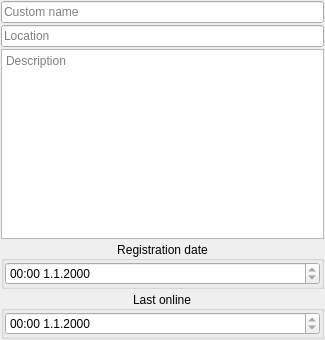
<?xml version="1.0" encoding="UTF-8"?>
<ui version="4.0">
 <class>DetectorConfigurationWidget</class>
 <widget class="QWidget" name="DetectorConfigurationWidget">
  <property name="geometry">
   <rect>
    <x>0</x>
    <y>0</y>
    <width>325</width>
    <height>340</height>
   </rect>
  </property>
  <property name="windowTitle">
   <string>Form</string>
  </property>
  <layout class="QVBoxLayout" name="verticalLayout_3">
   <property name="spacing">
    <number>2</number>
   </property>
   <property name="leftMargin">
    <number>1</number>
   </property>
   <property name="topMargin">
    <number>1</number>
   </property>
   <property name="rightMargin">
    <number>1</number>
   </property>
   <property name="bottomMargin">
    <number>1</number>
   </property>
   <item>
    <widget class="QLineEdit" name="lineEditName">
     <property name="placeholderText">
      <string>Custom name</string>
     </property>
    </widget>
   </item>
   <item>
    <widget class="QLineEdit" name="lineEditLocation">
     <property name="placeholderText">
      <string>Location</string>
     </property>
    </widget>
   </item>
   <item>
    <widget class="QPlainTextEdit" name="plainTextEditDescription">
     <property name="placeholderText">
      <string>Description</string>
     </property>
    </widget>
   </item>
   <item>
    <widget class="QGroupBox" name="groupBox">
     <property name="title">
      <string>Registration date</string>
     </property>
     <property name="alignment">
      <set>Qt::AlignCenter</set>
     </property>
     <layout class="QVBoxLayout" name="verticalLayout">
      <property name="spacing">
       <number>1</number>
      </property>
      <property name="leftMargin">
       <number>1</number>
      </property>
      <property name="topMargin">
       <number>1</number>
      </property>
      <property name="rightMargin">
       <number>1</number>
      </property>
      <property name="bottomMargin">
       <number>1</number>
      </property>
      <item>
       <widget class="QDateTimeEdit" name="dateTimeEditRegisterDate">
        <property name="readOnly">
         <bool>true</bool>
        </property>
        <property name="displayFormat">
         <string>hh:mm d.M.yyyy</string>
        </property>
        <property name="calendarPopup">
         <bool>false</bool>
        </property>
       </widget>
      </item>
     </layout>
    </widget>
   </item>
   <item>
    <widget class="QGroupBox" name="groupBox_2">
     <property name="title">
      <string>Last online</string>
     </property>
     <property name="alignment">
      <set>Qt::AlignCenter</set>
     </property>
     <layout class="QVBoxLayout" name="verticalLayout_2">
      <property name="spacing">
       <number>1</number>
      </property>
      <property name="leftMargin">
       <number>1</number>
      </property>
      <property name="topMargin">
       <number>1</number>
      </property>
      <property name="rightMargin">
       <number>1</number>
      </property>
      <property name="bottomMargin">
       <number>1</number>
      </property>
      <item>
       <widget class="QDateTimeEdit" name="dateTimeEditLastOnline">
        <property name="readOnly">
         <bool>true</bool>
        </property>
        <property name="displayFormat">
         <string>hh:mm d.M.yyyy</string>
        </property>
        <property name="calendarPopup">
         <bool>false</bool>
        </property>
       </widget>
      </item>
     </layout>
    </widget>
   </item>
  </layout>
 </widget>
 <resources/>
 <connections/>
</ui>
